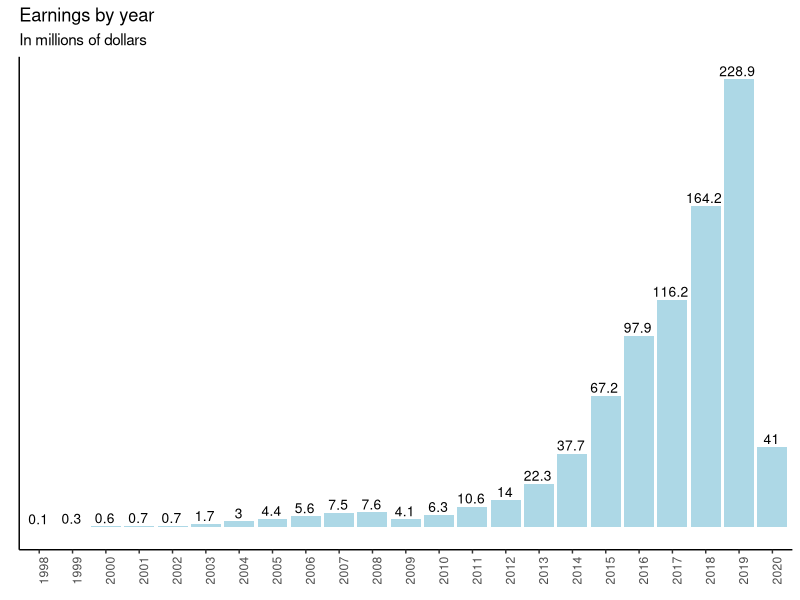
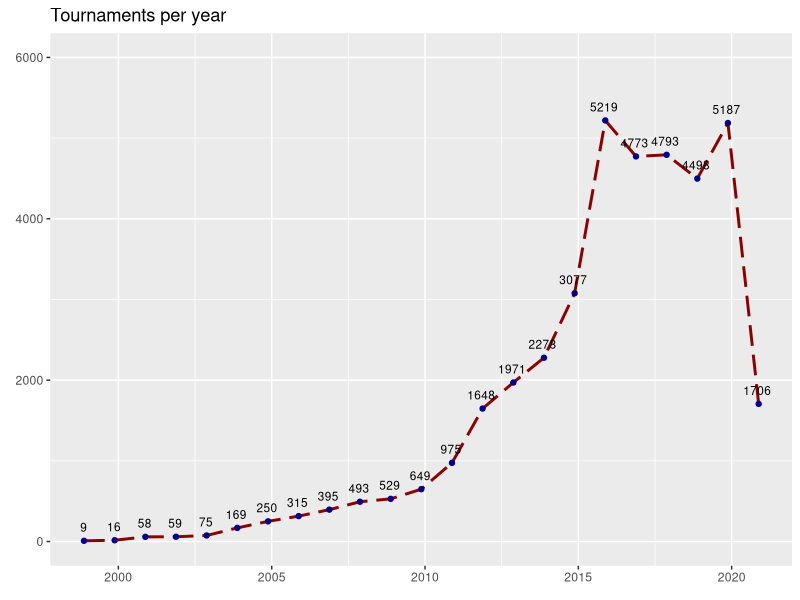

R code for these plots, in order: (Note: this script raises an error after producing the figures.)
## ---- chunk 1
library(tidyverse)
library(ggrepel)
library(scales)
library(gridExtra)
knitr::opts_chunk$set(echo = TRUE)
## ---- chunk 2
df <- read.csv("EsportsEarnings_final.csv")

#Quick variable summary.
str(df)
## ---- chunk 3
# I would like to change the "Year" and "ReleaseDate" variables into date format

df$Date <- as.Date(df$Date)

#fixing a small error
df[which(df$ReleaseDate==11),"ReleaseDate"] <- 2011 #checked online
df$ReleaseDate <- paste0("01/01/",df$ReleaseDate)
df$ReleaseDate <- as.Date(df$ReleaseDate,format = "%d/%m/%Y")
## ---- chunk 4
# Creating a dataframe
df$Genre <- gsub(" Game","",df$Genre)
df$Genre[which(df$Genre == "Multiplayer Online Battle Arena")] <- "MOBA"
df$Genre[which(df$Genre == "Role-Playing")] <- "RPG"
df$Genre[which(df$Genre == "Third-Person Shooter")] <- "TPS"
df$Genre[which(df$Genre == "First-Person Shooter")] <- "FPS"
## ---- chunk 5
# Creating a dataframe
Earnings_by_game <- df %>%
  group_by(Game,Genre,ReleaseDate) %>%
  summarise(Earnings = sum(Earnings),Tournaments = sum(Tournaments),Players = sum(Players))

# Ordering and keeping the 10 biggest games.
Earnings_by_game[order(Earnings_by_game$Earnings,decreasing = TRUE),][1:10,c(1:3,4,5)]

# Creating statistical summary of the earnings.
summary(Earnings_by_game$Earnings)
## ---- chunk 6
# Ordering and keeping the 10 biggest games, tournament wise.
Earnings_by_game[order(Earnings_by_game$Tournaments,decreasing = TRUE),][1:10,c(1,4:6)]
## ---- chunk 7
#Disabling scientific annotation
options(scipen = 100)

# Creating a dataframe
Earning_timeseries <- df %>% select(Earnings,Date,Tournaments) %>% filter(Earnings > 0) %>% group_by(Date) %>% summarise(Earnings_in_millions = round((sum(Earnings)/1000000),1), Tournaments = sum(Tournaments))
Earning_timeseries$Year <- format(Earning_timeseries$Date,"%Y")
Earning_timeseries$Month <- format(Earning_timeseries$Date,"%m")
## ---- chunk 8
# Plotting yearly earnings
ggplot(data = Earning_timeseries %>%
         group_by(Year) %>%
         summarise(Earnings_in_millions = sum(Earnings_in_millions)), aes(x = Year, y = Earnings_in_millions)) +
  geom_bar(stat = "Identity", fill = "lightblue") +
  geom_text(aes(label = Earnings_in_millions),
            vjust = -0.3,hjust = 0.55, size = 3.5) +
  theme_classic() +
  theme(axis.text.y = element_blank(), axis.ticks.y = element_blank(), axis.text.x = element_text(angle=90)) + 
  labs(title = "Earnings by year", subtitle = "In millions of dollars", y = element_blank(),x = element_blank())

ggplot(data = Earning_timeseries %>%
         group_by(Year) %>%
         summarise(Earnings_in_millions = sum(Earnings_in_millions), Tournaments = sum(Tournaments)), aes(x = as.Date(Year, format = "%Y"), y = Tournaments, group = 1)) +
  geom_line(color = "darkred",size = 1, linetype = "longdash") +
  geom_point(color = "darkblue") +
  geom_text(aes(label = Tournaments), vjust = - 1,hjust = 0.55, size = 3) +
  theme(legend.position='none') +
  labs(title = "Tournaments per year", y = element_blank(),x = element_blank()) +
  ylim(0,6000)
## ---- chunk 9
#Creating a 5 year interval for the dataframe

# Plotting
p1 <- ggplot(data = Earning_timeseries %>% 
         filter(Date < as.Date("2020-01-01")) %>%
         group_by(Month) %>%
         summarise(Earnings_in_millions = sum(Earnings_in_millions)), aes(x = Month, y = Earnings_in_millions)) +
  geom_bar(stat = "identity",fill = "lightblue") +
  theme(legend.position = "bottom") +
  geom_text(aes(label = Earnings_in_millions), vjust = -0.3,hjust = 0.55, size = 3) +
  labs(title = "Esport monthly earnings", subtitle = "In millions of dollars", y = element_blank()) +
  theme_classic() +
  theme(axis.text.y = element_blank(), axis.ticks.y = element_blank())

p2 <- ggplot(data = Earning_timeseries %>%
         filter(Date < as.Date("2020-01-01")) %>%
         group_by(Month) %>%
         summarise(Tournaments = sum(Tournaments)), aes(x = Month, y = Tournaments,fill = Month)) +
  geom_bar(stat = "identity") +
  theme_classic() +
  theme(legend.position='none') +
  labs(title = "Number of tournaments", y = element_blank())

grid.arrange(p3,p4,ncol = 2)
rm(list = c("p1","p2"))
## ---- chunk 10
# Filtering to last 5 years and plotting monthly earnings

ggplot(data = Earning_timeseries %>%
  filter(Date >= as.Date("2016-01-01")), aes(x = Month, y = Earnings_in_millions, group = Year)) +
  geom_line(aes(color = Year), size = 1) +
  theme_minimal() +
  labs(title = "Monthly earnings 2016 - 2020",subtitle = "In millions of dollars",x = element_blank(), y = element_blank())

## ---- chunk 11
# Filtering to last 5 years and plotting monthly amount of tournaments

ggplot(data = Earning_timeseries %>%
  filter(Date >= as.Date("2016-01-01")), aes(x = Month, y = Tournaments, group = Year)) +
  geom_line(aes(color = Year), size = 1) +
  theme_minimal() +
  labs(title = "Monthly amount of tournaments 2016 - 2020", x = element_blank(), y = element_blank()) +
  ylim(200,600)

## ---- chunk 12
# Creating the dataframes

# Creating Earnings_by_genre
Earnings_by_genre <- Earnings_by_game %>%
  group_by(Genre) %>%
  summarise(Total_earnings = round(sum(Earnings)/1000000,2),
            Average_earnings = round(mean(Earnings)/1000,2),
            Median_Earnings = round(median(Earnings)/1000,2),
            Number_of_games = n())

# Creating Earnings_by_releasedate
Earnings_by_releasedate <- Earnings_by_game %>%
  group_by(ReleaseDate) %>%
  summarise(Total_earnings = round(sum(Earnings)/1000000,2),
            Average_earnings = round(mean(Earnings)/1000,2),
            Median_Earnings = round(median(Earnings)/1000,2),
            Number_of_games = n())
## ---- chunk 13
# Plotting
ggplot(data = Earnings_by_genre,aes(x = Genre,y = Total_earnings, fill = Genre)) +
  geom_bar(stat = "identity") +
  geom_text(aes(label = Total_earnings),
            vjust = -0.3,hjust = 0.55, size = 3.5) +
  theme_classic() +
  theme(axis.text= element_blank(), axis.ticks = element_blank(), legend.position = "right") + 
  labs(title = "Total Earnings", subtitle = "In millions of dollars", y = element_blank(), x = element_blank())
## ---- chunk 14
# Plotting
ggplot(data = Earnings_by_genre,aes(x = Genre,y = Number_of_games, fill = Genre)) +
  geom_bar(stat = "identity") +
  geom_text(aes(label = Number_of_games),
            vjust = -0.3,hjust = 0.55, size = 3.5) +
  theme_classic() +
  theme(axis.text= element_blank(), axis.ticks = element_blank(), legend.position = "right") + 
  labs(title = "Number of games per genre", y = element_blank(), x = element_blank())

## ---- chunk 15
# Creating a dataframe with the top 5 games for the annotations
top5 <- Earnings_by_game[order(Earnings_by_game$Earnings,decreasing = TRUE),][1:5,]
top5$Game[which(top5$Game == "Counter-Strike: Global Offensive")] <- "CS:GO"
top5$Game[which(top5$Game == "League of Legends")] <- "LOL"
top5$Game[which(top5$Game == "StarCraft II")] <- "SC2"


# Plotting
ggplot(data = Earnings_by_game,aes(x = ReleaseDate,y = Earnings,fill = Genre)) +
  geom_bar(stat = "identity",col = "Darkgrey") +
  theme_classic() +
  scale_y_continuous(labels = scales::label_number(scale = 1/1000000)) +
  labs(title = "Earnings by release date",subtitle = "In millions of dollars", y = element_blank(), x = element_blank()) +
  geom_text(aes(x = ReleaseDate, y = Earnings,label = Game), data = top5,size = 3.5)
 rm(top5)
## ---- chunk 16
# Creating a dataframe with games with a name containing the name "Street Fighter"
df_sf <- Earnings_by_game[which(grepl("[Ss]treet [Ff]ighter",Earnings_by_game$Game) == TRUE),]
df_sf
print(paste0("The number_of_games is ",nrow(df_sf),"and the total earnings for the franchise is ",sum(df_sf$Earnings)))

# Removing the df as it is unnecessary
rm(df_sf)

## ---- chunk 17

# At the start ill cast a large net, finding the first 5 words of each game.
# then filtering to find groups of 2 or more games with the same 5 first words in the title.

temp_5_words <- regexpr("^[[:graph:]]+\\s{1}[[:graph:]]+\\s{1}[[:graph:]]+\\s{1}[[:graph:]]+\\s{1}[[:graph:]]+",Earnings_by_game$Game)
# Creating a dataframe to recieve the matches
temp_5_words <- data.frame(words = regmatches(Earnings_by_game$Game,temp_5_words))
temp_5_words <-  temp_5_words %>% group_by(words) %>% summarise(n=n())
# Filtering and presnting
temp_5_words <- temp_5_words %>% filter(n >1)
temp_5_words

# We already indentified a few franchises, ill put them in a new variable - "Franchise".

Earnings_by_game[which(grepl("Call of Duty",Earnings_by_game$Game) == TRUE),"Franchise"] <- "Call of Duty"
Earnings_by_game[which(grepl("Guilty Gear",Earnings_by_game$Game) == TRUE),"Franchise"] <- "Guilty Gear"
Earnings_by_game[which(grepl("Street Fighter",Earnings_by_game$Game) == TRUE),"Franchise"] <- "Street Fighter"

# Removing the dataframe unnecessary 
rm(temp_5_words)
## ---- chunk 18

Franchise_check <- Earnings_by_game %>% filter(is.na(Franchise))
temp_4_words <- regexpr("^[[:graph:]]+\\s{1}[[:graph:]]+\\s{1}[[:graph:]]+\\s{1}[[:graph:]]+",Franchise_check$Game)
temp_4_words <- data.frame(words = regmatches(Franchise_check$Game,temp_4_words))
temp_4_words <- temp_4_words %>% group_by(words) %>% summarise(n=n())
temp_4_words <- temp_4_words %>% filter(n >1)
temp_4_words

# Continuing on and inserting more franchises.

Earnings_by_game[which(grepl("Dead or Alive",Earnings_by_game$Game) == TRUE),"Franchise"] <- "Dead or Alive"
Earnings_by_game[which(grepl("Dengeki Bunko",Earnings_by_game$Game) == TRUE),"Franchise"] <- "Dengeki Bunko"
Earnings_by_game[which(grepl("Melty Blood",Earnings_by_game$Game) == TRUE),"Franchise"] <- "Melty Blood"
Earnings_by_game[which(grepl("Need for Speed",Earnings_by_game$Game) == TRUE),"Franchise"] <- "Need for Speed"
Earnings_by_game[which(grepl("Under Night In-Birth",Earnings_by_game$Game) == TRUE),"Franchise"] <- "Under Night In-Birth"

# Removing the dataframe unnecessary 
rm(temp_4_words)
## ---- chunk 19

Franchise_check <- Earnings_by_game %>% filter(is.na(Franchise))
temp_3_words <- regexpr("^[[:graph:]]+\\s{1}[[:graph:]]+\\s{1}[[:graph:]]+",Franchise_check$Game)
temp_3_words <- data.frame(words = regmatches(Franchise_check$Game,temp_3_words))
temp_3_words <- temp_3_words %>% group_by(words) %>% summarise(n=n())
temp_3_words <- temp_3_words %>% filter(n >1)
temp_3_words

# Continuing on and inserting more franchises.

Earnings_by_game[which(grepl("Age of Empires",Earnings_by_game$Game) == TRUE),"Franchise"] <- "Age of Empires"
Earnings_by_game[which(grepl("Arcana Heart",Earnings_by_game$Game) == TRUE),"Franchise"] <- "Arcana Heart"
Earnings_by_game[which(grepl("BlazBlue",Earnings_by_game$Game) == TRUE),"Franchise"] <- "BlazBlue"
Earnings_by_game[which(grepl("Capcom vs. SNK",Earnings_by_game$Game) == TRUE),"Franchise"] <- "Capcom vs. SNK"
Earnings_by_game[which(grepl("Gears of War",Earnings_by_game$Game) == TRUE),"Franchise"] <- "Gears of War"
Earnings_by_game[which(grepl("King of Fighters",Earnings_by_game$Game) == TRUE),"Franchise"] <- "King of Fighters"
Earnings_by_game[which(grepl("Magic: The Gathering",Earnings_by_game$Game) == TRUE),"Franchise"] <- "Magic: The Gathering"
Earnings_by_game[which(grepl("Marvel vs. Capcom",Earnings_by_game$Game) == TRUE),"Franchise"] <- "Marvel vs. Capcom"
Earnings_by_game[which(grepl("Persona",Earnings_by_game$Game) == TRUE),"Franchise"] <- "Persona"
Earnings_by_game[which(grepl("Pro Evolution Soccer",Earnings_by_game$Game) == TRUE),"Franchise"] <- "Pro Evolution Soccer"
Earnings_by_game[which(grepl("Project Gotham Racing",Earnings_by_game$Game) == TRUE),"Franchise"] <- "Project Gotham Racing"
Earnings_by_game[which(grepl("Rainbow Six",Earnings_by_game$Game) == TRUE),"Franchise"] <- "Rainbow Six"
Earnings_by_game[which(grepl("Soul Calibur",Earnings_by_game$Game) == TRUE),"Franchise"] <- "Soul Calibur"
Earnings_by_game[which(grepl("Super Smash Bros",Earnings_by_game$Game) == TRUE),"Franchise"] <- "Super Smash Bros"
Earnings_by_game[which(grepl("Tekken ",Earnings_by_game$Game) == TRUE),"Franchise"] <- "Tekken" #Left the space on purpose
Earnings_by_game[which(grepl("Virtua Fighter",Earnings_by_game$Game) == TRUE),"Franchise"] <- "Virtua Fighter"
Earnings_by_game[which(grepl("World of Tanks",Earnings_by_game$Game) == TRUE),"Franchise"] <- "World of Tanks"

# Removing the dataframe unnecessary 
rm(temp_3_words)
## ---- chunk 20

Franchise_check <- Earnings_by_game %>% filter(is.na(Franchise))
temp_2_words <- regexpr("^[[:graph:]]+\\s{1}[[:graph:]]+",Franchise_check$Game)
temp_2_words <- data.frame(words = regmatches(Franchise_check$Game,temp_2_words))
temp_2_words <- temp_2_words %>% group_by(words) %>% summarise(n=n())
temp_2_words <- temp_2_words %>% filter(n >1)
temp_2_words

# Continuing on and inserting more franchises.

Earnings_by_game[which(grepl("Day of Defeat",Earnings_by_game$Game) == TRUE),"Franchise"] <- "Day of Defeat"
Earnings_by_game[which(grepl("Dragon Ball",Earnings_by_game$Game) == TRUE),"Franchise"] <- "Dragon Ball"
Earnings_by_game[which(grepl("FIFA Online",Earnings_by_game$Game) == TRUE),"Franchise"] <- "FIFA Online"
Earnings_by_game[which(grepl("Forza Motorsport",Earnings_by_game$Game) == TRUE),"Franchise"] <- "Forza"
Earnings_by_game[which(grepl("Gran Turismo",Earnings_by_game$Game) == TRUE),"Franchise"] <- "Gran Turismo"
Earnings_by_game[which(grepl("Guitar Hero",Earnings_by_game$Game) == TRUE),"Franchise"] <- "Guitar Hero"
Earnings_by_game[which(grepl("Halo",Earnings_by_game$Game) == TRUE),"Franchise"] <- "Halo"
Earnings_by_game[which(grepl("Madden NFL",Earnings_by_game$Game) == TRUE),"Franchise"] <- "Madden NFL"
Earnings_by_game[which(grepl("Mortal Kombat",Earnings_by_game$Game) == TRUE),"Franchise"] <- "Mortal Kombat"
Earnings_by_game[which(grepl("NASCAR Thunder",Earnings_by_game$Game) == TRUE),"Franchise"] <- "NASCAR Thunder"
Earnings_by_game[which(grepl("Pokkén Tournament",Earnings_by_game$Game) == TRUE),"Franchise"] <- "Pokkén Tournament"
Earnings_by_game[which(grepl("Project Cars",Earnings_by_game$Game) == TRUE),"Franchise"] <- "Project Cars"
Earnings_by_game[which(grepl("Samurai Shodown",Earnings_by_game$Game) == TRUE),"Franchise"] <- "Samurai Shodown"
Earnings_by_game[which(grepl("Track[Mm]ania",Earnings_by_game$Game) == TRUE),"Franchise"] <- "TrackMania"
Earnings_by_game[which(grepl("Unreal Tournament",Earnings_by_game$Game) == TRUE),"Franchise"] <- "Unreal Tournament"

# Removing the dataframe unnecessary 
rm(temp_2_words)
## ---- chunk 21

Franchise_check <- Earnings_by_game %>% filter(is.na(Franchise))
temp_1_word <- regexpr("^[[:graph:]]+",Franchise_check$Game)
temp_1_word <- data.frame(words = regmatches(Franchise_check$Game,temp_1_word))
temp_1_word <- temp_1_word %>% group_by(words) %>% summarise(n=n())
temp_1_word <- temp_1_word %>% filter(n >1)
temp_1_word

# Continuing on and inserting more franchises.

Earnings_by_game[which(grepl("Artifact",Earnings_by_game$Game) == TRUE),"Franchise"] <- "Artifact"
Earnings_by_game[which(grepl("Asphalt ",Earnings_by_game$Game) == TRUE),"Franchise"] <- "Asphalt" # Space is on purpose
Earnings_by_game[which(grepl("Battlefield",Earnings_by_game$Game) == TRUE),"Franchise"] <- "Battlefield"
Earnings_by_game[which(grepl("Counter-Strike",Earnings_by_game$Game) == TRUE),"Franchise"] <- "Counter-Strike"
Earnings_by_game[which(grepl("Doom",Earnings_by_game$Game) == TRUE),"Franchise"] <- "Doom"
Earnings_by_game[which(grepl("Dota 2|Defense of the Ancients",Earnings_by_game$Game) == TRUE),"Franchise"] <- "Dota"
Earnings_by_game[which(grepl("F1",Earnings_by_game$Game) == TRUE),"Franchise"] <- "F1"
Earnings_by_game[which(grepl("FIFA (?!Online)",Earnings_by_game$Game,perl = TRUE) == TRUE),"Franchise"] <- "FIFA" # As Fifa and Fifa online are different
Earnings_by_game[which(grepl("NHL",Earnings_by_game$Game) == TRUE),"Franchise"] <- "NHL"
Earnings_by_game[which(grepl("Power Rangers",Earnings_by_game$Game) == TRUE),"Franchise"] <- "Power Rangers"
Earnings_by_game[which(grepl("Quake",Earnings_by_game$Game) == TRUE),"Franchise"] <- "Quake"
Earnings_by_game[which(grepl("Skullgirls",Earnings_by_game$Game) == TRUE),"Franchise"] <- "Skullgirls"
Earnings_by_game[which(grepl("Splatoon",Earnings_by_game$Game) == TRUE),"Franchise"] <- "Splatoon"
Earnings_by_game[which(grepl("Supreme Commander",Earnings_by_game$Game) == TRUE),"Franchise"] <- "Supreme Commander"
Earnings_by_game[which(grepl("Tetris",Earnings_by_game$Game) == TRUE),"Franchise"] <- "Tetris"
Earnings_by_game[which(grepl("^WarCraft",Earnings_by_game$Game) == TRUE),"Franchise"] <- "WarCraft"

# Removing the dataframe unnecessary 
rm(temp_1_word)
## ---- chunk 22
Franchise_check <- Earnings_by_game %>% filter(is.na(Franchise))

Earnings_by_game[which(grepl("^Gears ",Earnings_by_game$Game) == TRUE),"Franchise"] <- "Gears of War"
Earnings_by_game[which(grepl("^Catherine",Earnings_by_game$Game) == TRUE),"Franchise"] <- "Catherine"
Earnings_by_game[which(grepl("(?<!Auto )[Cc]hess",Earnings_by_game$Game,perl = TRUE) == TRUE),"Franchise"] <- "Chess" #Avoiding Auto Chess
Earnings_by_game[which(grepl("Injustice",Earnings_by_game$Game,perl = TRUE) == TRUE),"Franchise"] <- "Injustice"
Earnings_by_game[which(grepl("PLAYERUNKNOWN",Earnings_by_game$Game,perl = TRUE) == TRUE),"Franchise"] <- "PUBG"
Earnings_by_game[which(grepl("StarCraft",Earnings_by_game$Game,perl = TRUE) == TRUE),"Franchise"] <- "StarCraft"

## ---- chunk 23
# For the rest of the games which are not part of a franchise ill insert their title as a franchise.
##### A note #######
# It is important that once the database will be updated with more games this process will need to be redone.
####################
for (i in seq(1:nrow(Earnings_by_game)))
  {
  if (is.na(Earnings_by_game[i,"Franchise"]))
    {
    Earnings_by_game[i,"Franchise"] <- Earnings_by_game[i,"Game"]
    Earnings_by_game[i,"Stand_alone?"] <- 1
  }
}

Earnings_by_game %>% filter(is.na(Earnings_by_game$Franchise))
# All done!

# Deleating the df
rm(Franchise_check)
## ---- chunk 24
# Creating df that groups by franchises
Earnings_by_franchise <- Earnings_by_game %>% 
  select(Earnings,Genre,Tournaments,Franchise) %>% 
  group_by(Franchise,Genre) %>% 
  summarise(Size = n(),Tournaments = sum(Tournaments),Earnings = sum(Earnings))

# Ordering and keeping the 10 biggest franchises
Earnings_by_franchise[order(Earnings_by_franchise$Earnings,decreasing = TRUE),][1:10,]
## ---- chunk 25
# Ordering and keeping the 10 biggest franchises
Earnings_by_franchise[order(Earnings_by_franchise$Tournaments,decreasing = TRUE),][1:10,]
## ---- chunk 26

# Creating another df, this time for the plot
Franchise_by_genre <- Earnings_by_franchise %>% 
  group_by(Genre) %>%
  summarise(Number_of_franchises = n(),Tournaments = sum(Tournaments),Earnings = sum(Earnings),Number_of_games = sum(Size),Avg_games_per_franchise = round( (sum(Size)/n()),2))

# Plotting
ggplot(data = Franchise_by_genre,aes(x = Genre,y = Number_of_franchises, fill = Genre)) +
  geom_bar(stat = "identity") +
  geom_text(aes(label = Number_of_franchises),
            vjust = -0.3,hjust = 0.55, size = 3.5) +
  theme_classic() +
  theme(axis.text= element_blank(), axis.ticks = element_blank(), legend.position = "right") + 
  labs(title = "Number of franchises per genre", y = element_blank(), x = element_blank())

